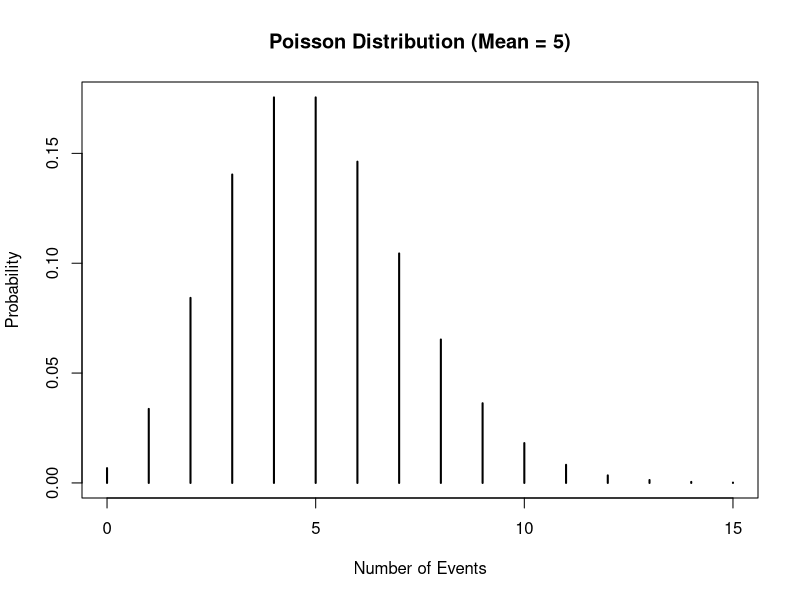
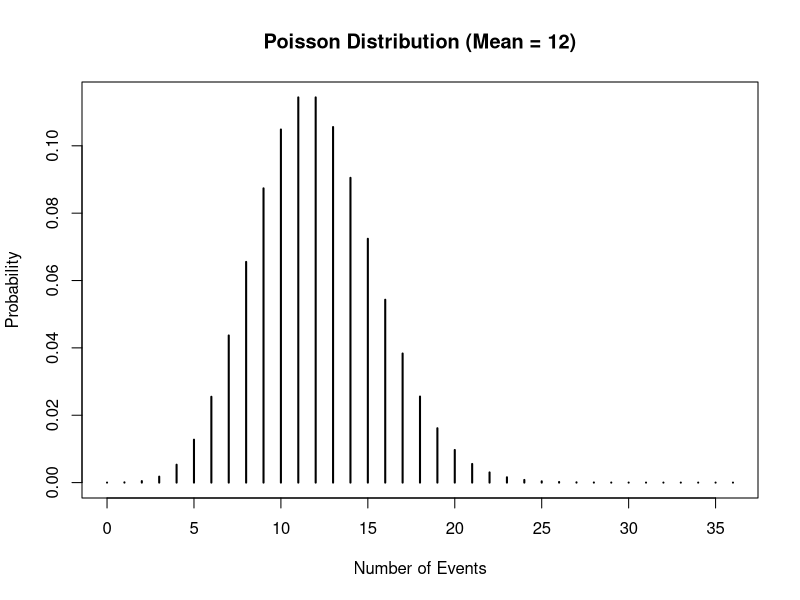
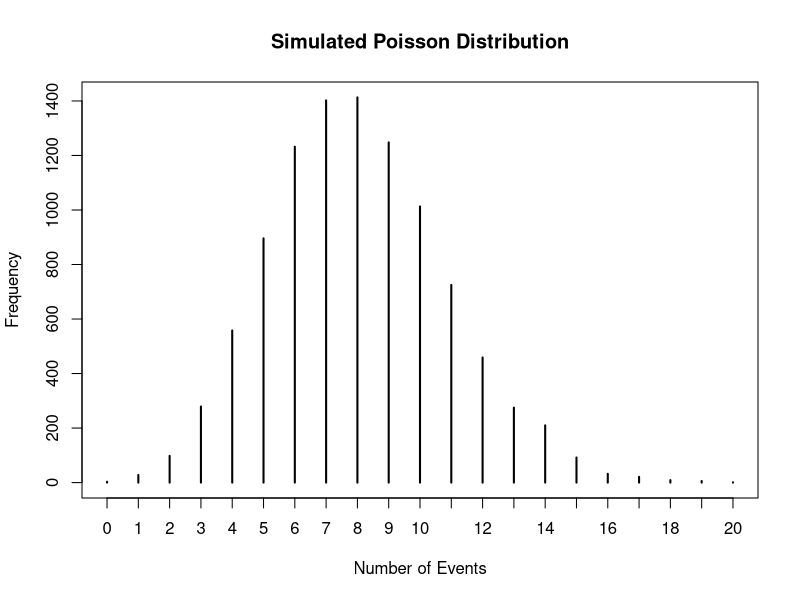

These charts were generated, in order, by the following R code:
# ===========================================================
# File: 04_poisson_distribution.R
# Repository: R-for-Biostatistics
# Author: Muskan Sharma
#
# Objective:
# Demonstrate the Poisson distribution in R using
# ppois(), qpois(), dpois(), and rpois().
#
# Concepts Covered:
# 1. Cumulative probability
# 2. Quantiles
# 3. Exact probability
# 4. Random simulation
# 5. Poisson distribution plots
# ===========================================================


# -----------------------------------------------------------
# SECTION 1: Cumulative probability using ppois()
# -----------------------------------------------------------

# Question:
# What is the probability of observing at most
# 4 events when the average number of events is 7?

x_events <- 4
mean_events <- 7

cumulative_probability <- ppois(
  q = x_events,
  lambda = mean_events
)

cumulative_probability <- round(cumulative_probability, digits = 5)

print("Cumulative Probability:")
print(cumulative_probability)


# -----------------------------------------------------------
# SECTION 2: Using round()
# -----------------------------------------------------------

rounded_value <- round(35.3826, digits = 2)

print("Rounded value:")
print(rounded_value)


# -----------------------------------------------------------
# SECTION 3: Quantile using qpois()
# -----------------------------------------------------------

# Question:
# Given cumulative probability = 0.79,
# find the corresponding number of events.

mean_events <- 8
given_probability <- 0.79

quantile_value <- qpois(
  p = given_probability,
  lambda = mean_events
)

print("Quantile value:")
print(quantile_value)


# -----------------------------------------------------------
# SECTION 4: Exact probability using dpois()
# -----------------------------------------------------------

# Probability of observing exactly 4 events

x_events <- 4
mean_events <- 7

exact_probability <- dpois(
  x = x_events,
  lambda = mean_events
)

print("Exact Probability:")
print(exact_probability)


# -----------------------------------------------------------
# SECTION 5: Generate random Poisson values
# -----------------------------------------------------------

mean_events <- 8

random_values <- rpois(
  n = 100,
  lambda = mean_events
)

print("Random Poisson values:")
print(random_values)


# -----------------------------------------------------------
# SECTION 6: Plot Poisson distribution (Mean = 5)
# -----------------------------------------------------------

mean_events <- 5

x_values <- seq(0, 3 * mean_events)

probability_values <- dpois(
  x = x_values,
  lambda = mean_events
)

print("Poisson probabilities (Mean = 5):")
print(probability_values)

plot(
  x_values,
  probability_values,
  type = "h",
  lwd = 2,
  main = "Poisson Distribution (Mean = 5)",
  xlab = "Number of Events",
  ylab = "Probability"
)


# -----------------------------------------------------------
# SECTION 7: Plot Poisson distribution (Mean = 12)
# -----------------------------------------------------------

mean_events <- 12

x_values <- seq(0, 3 * mean_events)

probability_values <- dpois(
  x = x_values,
  lambda = mean_events
)

print("Poisson probabilities (Mean = 12):")
print(probability_values)

plot(
  x_values,
  probability_values,
  type = "h",
  lwd = 2,
  main = "Poisson Distribution (Mean = 12)",
  xlab = "Number of Events",
  ylab = "Probability"
)

# As lambda increases, the distribution becomes
# more symmetric and approaches a normal distribution.


# -----------------------------------------------------------
# SECTION 8: Simulate Poisson distribution
# -----------------------------------------------------------

mean_events <- 8

simulated_values <- rpois(
  n = 10000,
  lambda = mean_events
)

frequency_table <- table(simulated_values)

print("Frequency Table:")
print(frequency_table)

plot(
  frequency_table,
  main = "Simulated Poisson Distribution",
  xlab = "Number of Events",
  ylab = "Frequency"
)


# -----------------------------------------------------------
# END OF SCRIPT
# -----------------------------------------------------------
